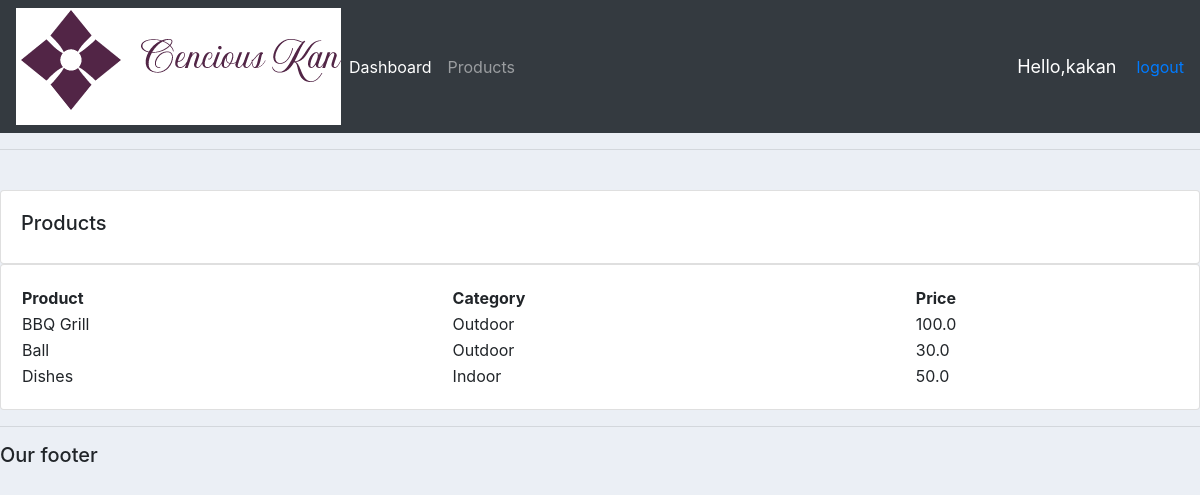
Screenshot of /products/ (signed in) with the database file from the repository.
### accounts/models.py (models this page shows, shortened)
class Product(models.Model):
    CATEGORY=(
        ('Indoor','Indoor'),
        ('Outdoor', 'outdoor'),
    )
    name=models.CharField(max_length=200, null=True)
    price=models.FloatField(null=True)
    category=models.CharField(max_length=200, null=True, choices=CATEGORY)
    description=models.CharField(max_length=200, null=True)
    date_created= models.DateField(auto_now_add=True, null=True)
    tags=models.ManyToManyField(Tag)

### accounts/decorators.py (the view)
        def wrappper_func(request, *args, **kwargs):
            group = None
            if request.user.groups.exists():
                group = request.user.groups.all()[0].name
                print('group: '+group)
            if group in allowed_roles:
                return view_func(request, *args, **kwargs)
            else:
                return HttpResponse('You are not autorised to view this page.')

### accounts/views.py (called while the page is built)
@login_required(login_url='login')
@allowed_users(allowed_roles=['admin'])
def products(request):
    products = Product.objects.all().order_by('name')
    page = request.GET.get('page', 1)
    paginator = Paginator(products,3)
    try:
        products = paginator.page(page)
    except PageNotAnInteger:
        products = paginator.page(1)
    except EmptyPage:
        products = paginator.page(paginator.num_pages)
    return render(request,'accounts/products.html',{'products':products, 'page':page})

### accounts/templates/accounts/products.html (shortened to what this page needs)
{%extends 'accounts/main.html' %}
{%block element%}
<br>
<div class="row">
    <div class="col-md">
        <div class="card card-body">
            <h5>Products</h5>
        </div>
        <div class="card card-body">
            <table>
                <tr>
                    <th>Product</th>
                    <th>Category</th>
                    <th>Price</th>
                </tr>
                {% for i in products %}
                <tr>
                    <td>{{i.name}}</td>
                    <td>{{i.category}}</td>
                    <td>{{i.price}}</td>
                </tr>
                {% endfor %}
            </table>
        </div>
    </div>
</div>
{%endblock element%}

### accounts/templates/accounts/navbar.html (shortened to what this page needs)
{% load static%}
<nav class="navbar navbar-expand-lg navbar-dark bg-dark">
    <img src="{% static 'images/ce.png' %}" alt="">
    <div class="collapse navbar-collapse" id="navbarNav">
      <ul class="navbar-nav">
        {% if request.user.is_staff%}
        <li class="nav-item active">
          <a class="nav-link" href="{% url 'home' %}">Dashboard</a>
        </li>
        <li class="nav-item">
          <a class="nav-link" href="{% url 'products' %}">Products</a>
        </li>
        {% else %}
        <li class="nav-item">
          <a class="nav-link" href="{% url 'account' %}">Settings</a>
        </li>
        {% endif %}
      </ul>
    </div>
    <span class="hello-msg">Hello,{{request.user}} </span>
    <a href=" {% url 'logout' %} ">logout</a>
  </nav>

### static/css/main.css (style rules this page uses)
body { background-color: #ebeff5; }

### accounts/templates/accounts/navbar.html (style rules this page uses)
.hello-msg { font-size: 18px; color: #fff; margin-right: 20px; }

### rows the page displays
Product: name "BBQ Grill", category "Outdoor", price "100.0"
Product: name "Ball", category "Outdoor", price "30.0"
Product: name "Dishes", category "Indoor", price "50.0"

### other values shown
{{ request.user }} "kakan"
